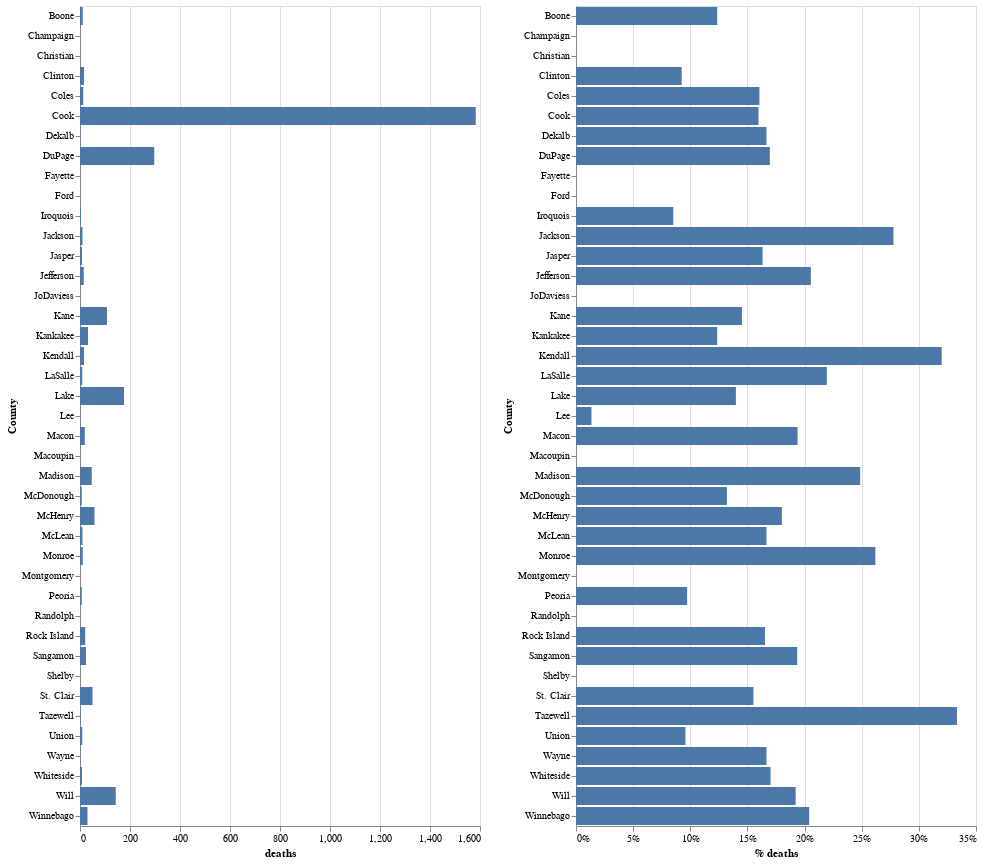

The notebook cell saved with this chart:
### Code cell
import altair as alt
from vega_datasets import data
df1=df_county.sort_values(by=['deaths'], ascending=False).reset_index()
cols = ['Deaths Non LTC', 'LTC Deaths']
cols = ['LTC Deaths', 'Deaths Non LTC']


chart1 = alt.Chart(df_county.sort_values(by=['deaths'], ascending=False).reset_index()).mark_bar().encode(
    x='deaths:Q',
    y=alt.Y('County:O'),
    tooltip=['County', 'deaths', 'confirmed_cases', '% deaths']
)
chart2=chart1.encode(x=alt.X('% deaths', axis=alt.Axis(format='%')))
#chart2=chart1.encode(x=alt.X('% deaths'))


chart1 | chart2

### Figure 1 — Vega-Lite specification as saved in the notebook (floating-point values rounded to 4 significant figures)
{"config": {"view": {"continuousWidth": 400, "continuousHeight": 300}}, "hconcat": [{"mark": "bar", "encoding": {"tooltip": [{"type": "nominal", "field": "County"}, {"type": "quantitative", "field": "deaths"}, {"type": "quantitative", "field": "confirmed_cases"}, {"type": "quantitative", "field": "% deaths"}], "x": {"type": "quantitative", "field": "deaths"}, "y": {"type": "ordinal", "field": "County"}}}, {"mark": "bar", "encoding": {"tooltip": [{"type": "nominal", "field": "County"}, {"type": "quantitative", "field": "deaths"}, {"type": "quantitative", "field": "confirmed_cases"}, {"type": "quantitative", "field": "% deaths"}], "x": {"type": "quantitative", "axis": {"format": "%"}, "field": "% deaths"}, "y": {"type": "ordinal", "field": "County"}}}], "data": {"name": "data-9ee7359e65365394238d864b1c6d5108"}, "$schema": "https://vega.github.io/schema/vega-lite/v4.0.2.json", "datasets": {"data-9ee7359e65365394238d864b1c6d5108": [{"County": "Cook", "confirmed_cases": 9912, "deaths": 1583, "% deaths": 0.1597}, {"County": "DuPage", "confirmed_cases": 1751, "deaths": 297, "% deaths": 0.1696}, {"County": "Lake", "confirmed_cases": 1258, "deaths": 176, "% deaths": 0.1399}, {"County": "Will", "confirmed_cases": 744, "deaths": 143, "% deaths": 0.1922}, {"County": "Kane", "confirmed_cases": 744, "deaths": 108, "% deaths": 0.1452}, {"County": "McHenry", "confirmed_cases": 322, "deaths": 58, "% deaths": 0.1801}, {"County": "St. Clair", "confirmed_cases": 322, "deaths": 50, "% deaths": 0.1553}, {"County": "Madison", "confirmed_cases": 189, "deaths": 47, "% deaths": 0.2487}, {"County": "Kankakee", "confirmed_cases": 259, "deaths": 32, "% deaths": 0.1236}, {"County": "Winnebago", "confirmed_cases": 147, "deaths": 30, "% deaths": 0.2041}, {"County": "Sangamon", "confirmed_cases": 124, "deaths": 24, "% deaths": 0.1935}, {"County": "Rock Island", "confirmed_cases": 127, "deaths": 21, "% deaths": 0.1654}, {"County": "Macon", "confirmed_cases": 98, "deaths": 19, "% deaths": 0.1939}, {"County": "Clinton", "confirmed_cases": 173, "deaths": 16, "% deaths": 0.09249}, {"County": "Kendall", "confirmed_cases": 50, "deaths": 16, "% deaths": 0.32}, {"County": "Jefferson", "confirmed_cases": 73, "deaths": 15, "% deaths": 0.2055}, {"County": "Coles", "confirmed_cases": 81, "deaths": 13, "% deaths": 0.1605}, {"County": "Monroe", "confirmed_cases": 42, "deaths": 11, "% deaths": 0.2619}, {"County": "Boone", "confirmed_cases": 89, "deaths": 11, "% deaths": 0.1236}, {"County": "Jackson", "confirmed_cases": 36, "deaths": 10, "% deaths": 0.2778}, {"County": "McLean", "confirmed_cases": 60, "deaths": 10, "% deaths": 0.1667}, {"County": "LaSalle", "confirmed_cases": 41, "deaths": 9, "% deaths": 0.2195}, {"County": "Union", "confirmed_cases": 94, "deaths": 9, "% deaths": 0.09574}, {"County": "Whiteside", "confirmed_cases": 47, "deaths": 8, "% deaths": 0.1702}, {"County": "Jasper", "confirmed_cases": 49, "deaths": 8, "% deaths": 0.1633}, {"County": "McDonough", "confirmed_cases": 53, "deaths": 7, "% deaths": 0.1321}, {"County": "Peoria", "confirmed_cases": 72, "deaths": 7, "% deaths": 0.09722}, {"County": "Iroquois", "confirmed_cases": 47, "deaths": 4, "% deaths": 0.08511}, {"County": "Tazewell", "confirmed_cases": 6, "deaths": 2, "% deaths": 0.3333}, {"County": "Dekalb", "confirmed_cases": 6, "deaths": 1, "% deaths": 0.1667}, {"County": "Wayne", "confirmed_cases": 6, "deaths": 1, "% deaths": 0.1667}, {"County": "Lee", "confirmed_cases": 74, "deaths": 1, "% deaths": 0.01351}, {"County": "Fayette", "confirmed_cases": 2, "deaths": 0, "% deaths": 0.0}, {"County": "Shelby", "confirmed_cases": 6, "deaths": 0, "% deaths": 0.0}, {"County": "Ford", "confirmed_cases": 2, "deaths": 0, "% deaths": 0.0}, {"County": "Champaign", "confirmed_cases": 13, "deaths": 0, "% deaths": 0.0}, {"County": "Montgomery", "confirmed_cases": 2, "deaths": 0, "% deaths": 0.0}, {"County": "Macoupin", "confirmed_cases": 6, "deaths": 0, "% deaths": 0.0}, {"County": "JoDaviess", "confirmed_cases": 2, "deaths": 0, "% deaths": 0.0}, {"County": "Christian", "confirmed_cases": 2, "deaths": 0, "% deaths": 0.0}, {"County": "Randolph", "confirmed_cases": 4, "deaths": 0, "% deaths": 0.0}]}}
